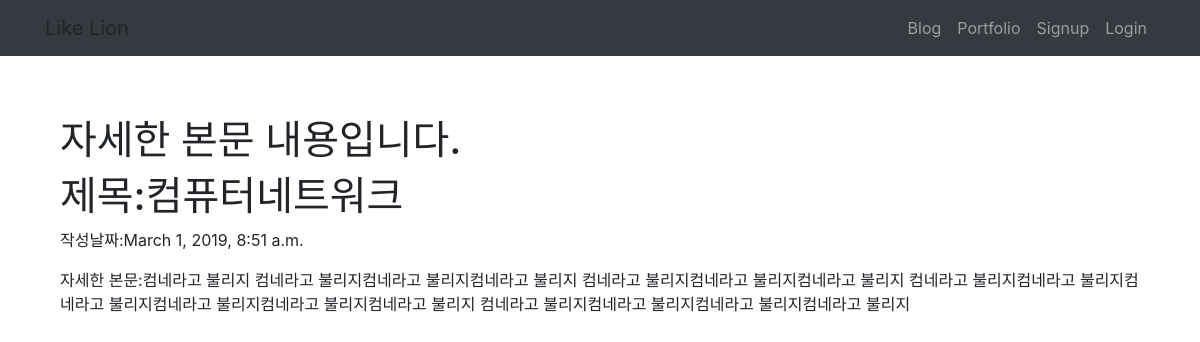
Page /myblog/1/ on the committed database.
### myblog/models.py (models this page shows, shortened)
class Blog(models.Model):
    title=models.CharField(max_length=200)
    pub_date=models.DateTimeField('data published')
    body=models.TextField()

### myblog/views.py (the view)
# urls.py: path('<int:blog_id>/',views.detail,name='detail'),
def detail(request,blog_id):
    blog_detail=get_object_or_404(Blog,pk=blog_id)
    return render(request,'myblog/detail.html',{'blog':blog_detail})

### myblog/templates/myblog/detail.html
{% extends 'base.html' %}
{% block contents %}
<h1>자세한 본문 내용입니다.</h1>
<h1>제목:{{blog.title}}</h1>
<p>작성날짜:{{blog.pub_date}}</p>
<p>자세한 본문:{{blog.body}}</p>
{% endblock%}

### rows in the picture
Blog: title "컴퓨터네트워크", pub_date "March 1, 2019, 8:51 a.m.", body "컴네라고 불리지 컴네라고 불리지컴네라고 불리지컴네라고 불리지 컴네라고 불리지컴네라고 불리지컴네라고 불리지 컴네라고 불리지컴네라고 불리지컴네라고 불리지컴네라고 불리지컴네라고 불리지컴네라고 불리지 컴네라고 불리지컴네라고 불리지컴네라고 불리지컴네라고 불리지"
